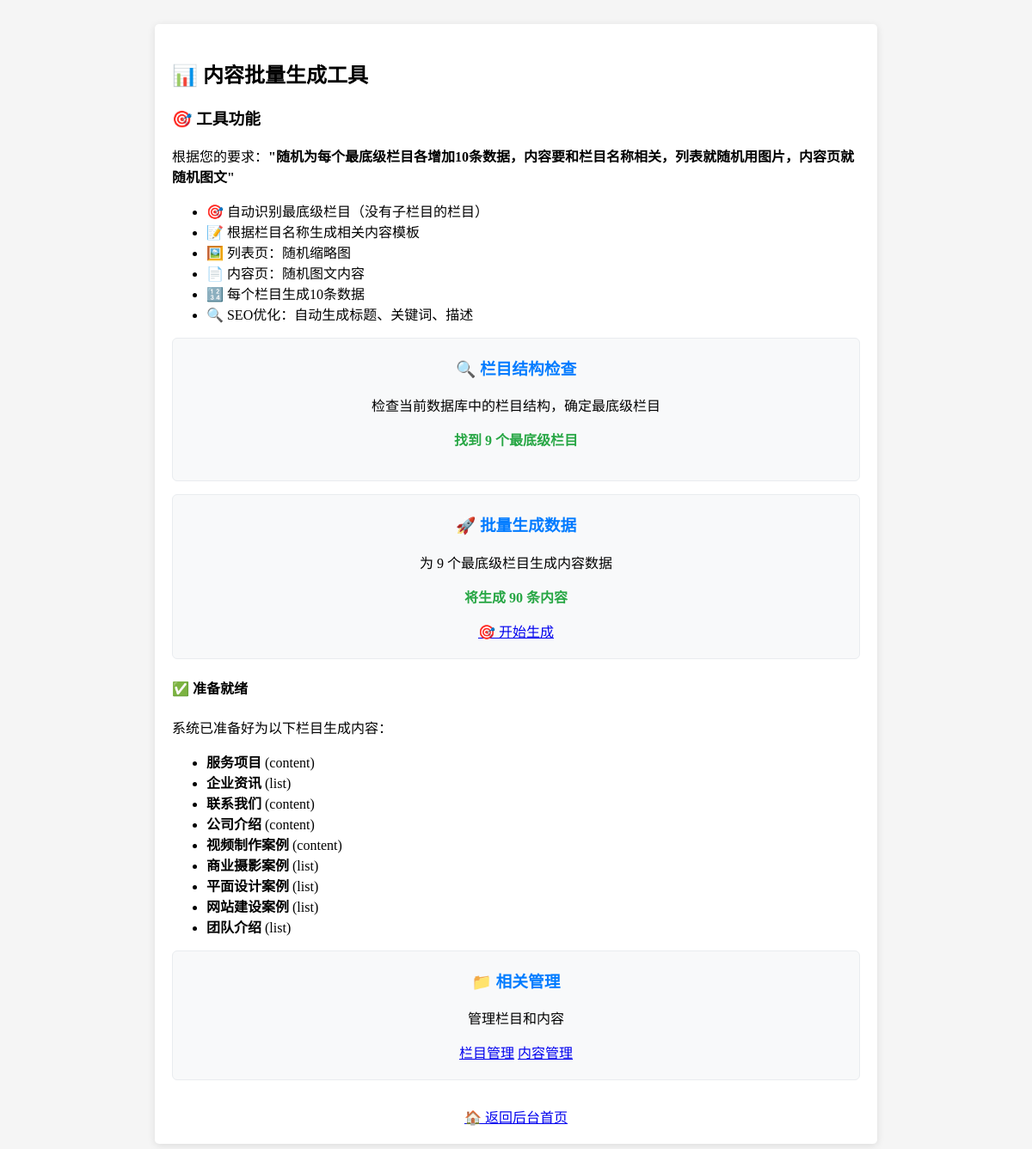
/admin/modules/content/data_generator.php (signed in), run on the app's committed database.
### tables this page shows
CREATE TABLE `categories` (
  `id` int(11) NOT NULL AUTO_INCREMENT,
  `name` varchar(100) NOT NULL COMMENT '栏目名称',
  `slug` varchar(100) NOT NULL COMMENT 'URL别名',
  `description` text COMMENT '栏目描述',
  `channel_content` longtext COMMENT '频道页面内容',
  `template_type` enum('channel','list','content') NOT NULL DEFAULT 'list' COMMENT '模板类型',
  `template_file` varchar(100) DEFAULT NULL COMMENT '模板文件名',
  `parent_id` int(11) NOT NULL DEFAULT '0' COMMENT '父栏目ID',
  `sort_order` int(11) NOT NULL DEFAULT '0' COMMENT '排序',
  `is_active` tinyint(1) NOT NULL DEFAULT '1' COMMENT '是否启用',
  `meta_title` varchar(200) DEFAULT NULL COMMENT 'SEO标题',
  `meta_keywords` varchar(500) DEFAULT NULL COMMENT 'SEO关键词',
  `meta_description` varchar(500) DEFAULT NULL COMMENT 'SEO描述',
  `created_at` timestamp NOT NULL DEFAULT CURRENT_TIMESTAMP COMMENT '创建时间',
  `updated_at` timestamp NOT NULL DEFAULT CURRENT_TIMESTAMP ON UPDATE CURRENT_TIMESTAMP COMMENT '更新时间',
  `content_template_id` int(11) DEFAULT NULL COMMENT '内容模板ID',
  PRIMARY KEY (`id`),
  UNIQUE KEY `slug` (`slug`),
  KEY `parent_id` (`parent_id`),
  KEY `sort_order` (`sort_order`),
  KEY `is_active` (`is_active`),
  KEY `idx_template_file` (`template_file`),
  KEY `idx_content_template_id` (`content_template_id`)
);

### admin/modules/content/data_generator.php (the view, shortened to what this page needs)
<?php
require_once '../../../includes/functions.php';
try {
    $stmt = $db->query("SHOW COLUMNS FROM categories");
    $columns = $stmt->fetchAll();
    $status_field = 'is_enabled';
    foreach ($columns as $col) {
        if (in_array($col['Field'], ['is_enabled', 'is_active'])) {
            $status_field = $col['Field'];
            break;
        }
    }
    $stmt = $db->query("
        SELECT c.*,
               (SELECT COUNT(*) FROM categories sub WHERE sub.parent_id = c.id) as sub_count
        FROM categories c
        WHERE c.{$status_field} = 1
        AND (SELECT COUNT(*) FROM categories sub WHERE sub.parent_id = c.id) = 0
        ORDER BY c.id ASC
    ");
    $leaf_categories = $stmt->fetchAll();
} catch(PDOException $e) {
    $leaf_categories = [];
    $error_msg = $e->getMessage();
}
?>
<!DOCTYPE html>
<html lang="zh-CN">
<head>
    <link rel="stylesheet" href="https://unpkg.com/layui@2.8.0/dist/css/layui.css">
</head>
<body>
    <div class="container">
        <h2>📊 内容批量生成工具</h2>
        <div class="layui-alert layui-alert-normal">
            <h3>🎯 工具功能</h3>
            <p>根据您的要求：<strong>"随机为每个最底级栏目各增加10条数据，内容要和栏目名称相关，列表就随机用图片，内容页就随机图文"</strong></p>
            <ul>
                <li>🎯 自动识别最底级栏目（没有子栏目的栏目）</li>
                <li>📝 根据栏目名称生成相关内容模板</li>
                <li>🖼️ 列表页：随机缩略图</li>
                <li>📄 内容页：随机图文内容</li>
                <li>🔢 每个栏目生成10条数据</li>
                <li>🔍 SEO优化：自动生成标题、关键词、描述</li>
            </ul>
        </div>
        <?php if (isset($error_msg)): ?>
            <div class="layui-alert layui-alert-danger">
                <h4>❌ 数据库连接错误</h4>
                <p>错误信息：<?php echo htmlspecialchars($error_msg); ?></p>
                <p>请检查数据库配置和表结构。</p>
            </div>
        <?php else: ?>
            <div class="tool-card">
                <h3>🔍 栏目结构检查</h3>
                <p>检查当前数据库中的栏目结构，确定最底级栏目</p>
                <p class="<?php echo count($leaf_categories) > 0 ? 'status-ok' : 'status-error'; ?>">
                    找到 <?php echo count($leaf_categories); ?> 个最底级栏目
                </p>
            </div>
            <?php if (count($leaf_categories) > 0): ?>
                <div class="tool-card">
                    <h3>🚀 批量生成数据</h3>
                    <p>为 <?php echo count($leaf_categories); ?> 个最底级栏目生成内容数据</p>
                    <p class="status-ok">将生成 <?php echo count($leaf_categories) * 10; ?> 条内容</p>
                    <a href="ultimate_generate_data.php" class="layui-btn layui-btn-normal">🎯 开始生成</a>
                </div>
                <div class="layui-alert layui-alert-success">
                    <h4>✅ 准备就绪</h4>
                    <p>系统已准备好为以下栏目生成内容：</p>
                    <ul>
                        <?php foreach ($leaf_categories as $cat): ?>
                            <li><strong><?php echo htmlspecialchars($cat['name']); ?></strong> (<?php echo $cat['template_type']; ?>)</li>
                        <?php endforeach; ?>
                    </ul>
                </div>
            <?php endif; ?>
        <?php endif; ?>
        <div class="tool-card">
            <h3>📁 相关管理</h3>
            <p>管理栏目和内容</p>
            <a href="../category/" class="layui-btn layui-btn-primary">栏目管理</a>
            <a href="../content/" class="layui-btn layui-btn-primary">内容管理</a>
        </div>
        <div style="text-align: center; margin-top: 30px;">
            <a href="../../" class="layui-btn layui-btn-primary">🏠 返回后台首页</a>
        </div>
    </div>
</body>
</html>

### admin/modules/content/data_generator.php (style rules this page uses)
body { padding: 20px; background: #f5f5f5; }
.container { background: white; padding: 20px; border-radius: 5px; box-shadow: 0 2px 10px rgba(0,0,0,0.1); max-width: 800px; margin: 0 auto; }
.tool-card { background: #f8f9fa; border: 1px solid #e9ecef; border-radius: 6px; padding: 20px; margin: 15px 0; text-align: center; }
.tool-card h3 { margin-top: 0; color: #007bff; }
.status-ok { color: #28a745; font-weight: 600; }

### data on the page
categories: name "服务项目", template_type "content"
categories: name "企业资讯", template_type "list"
categories: name "联系我们", template_type "content"
categories: name "公司介绍", template_type "content"
categories: name "视频制作案例", template_type "content"
categories: name "商业摄影案例", template_type "list"
categories: name "平面设计案例", template_type "list"
categories: name "网站建设案例", template_type "list"
categories: name "团队介绍", template_type "list"

### other printed values
count($leaf_categories) "9"
count($leaf_categories) * 10 "90"
